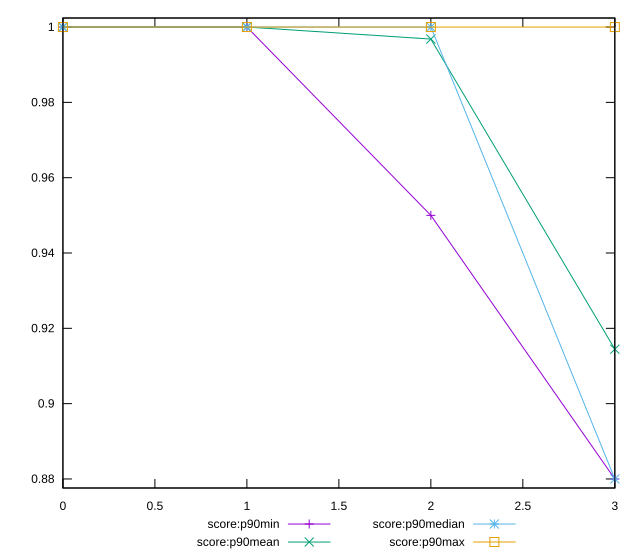

The script that saved this image:
reset

$scoreP90Min <<EOF
0 1
1 1
2 0.95
3 0.88
EOF

$scoreP90Mean <<EOF
0 1
1 1
2 0.9968085106382979
3 0.9144680851063829
EOF

$scoreP90Median <<EOF
0 1
1 1
2 1
3 0.88
EOF

$scoreP90Max <<EOF
0 1
1 1
2 1
3 1
EOF

set key outside below
set xrange [0:3]
set yrange [0.8776:1.0024]
set trange [0.8776:1.0024]
set terminal svg size 640, 560 enhanced background rgb 'white'
set output "reports/report_00031_2021-02-24T23-18-18.084Z/unminified-javascript/progression/score.svg"

plot $scoreP90Min title "score:p90min" with linespoints, \
     $scoreP90Mean title "score:p90mean" with linespoints, \
     $scoreP90Median title "score:p90median" with linespoints, \
     $scoreP90Max title "score:p90max" with linespoints

reset
